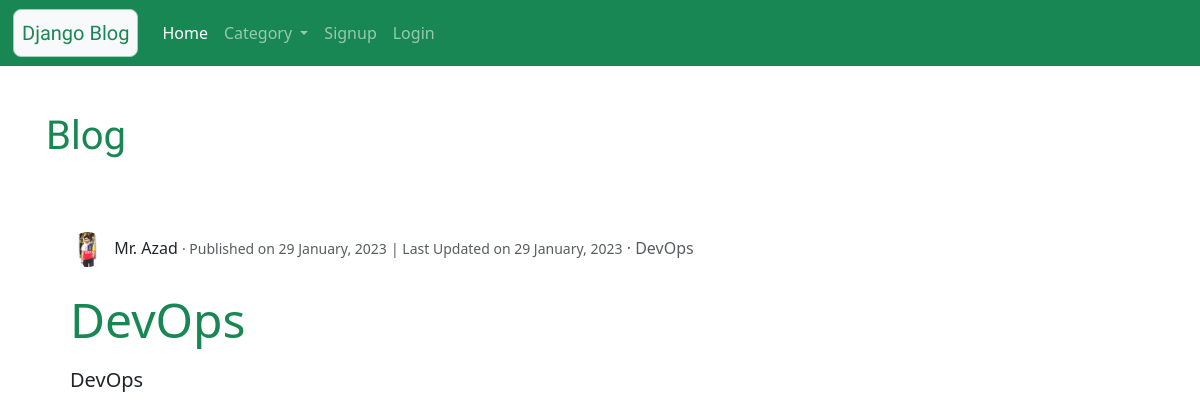
/blog/5, run on an earlier commit of the app's database.
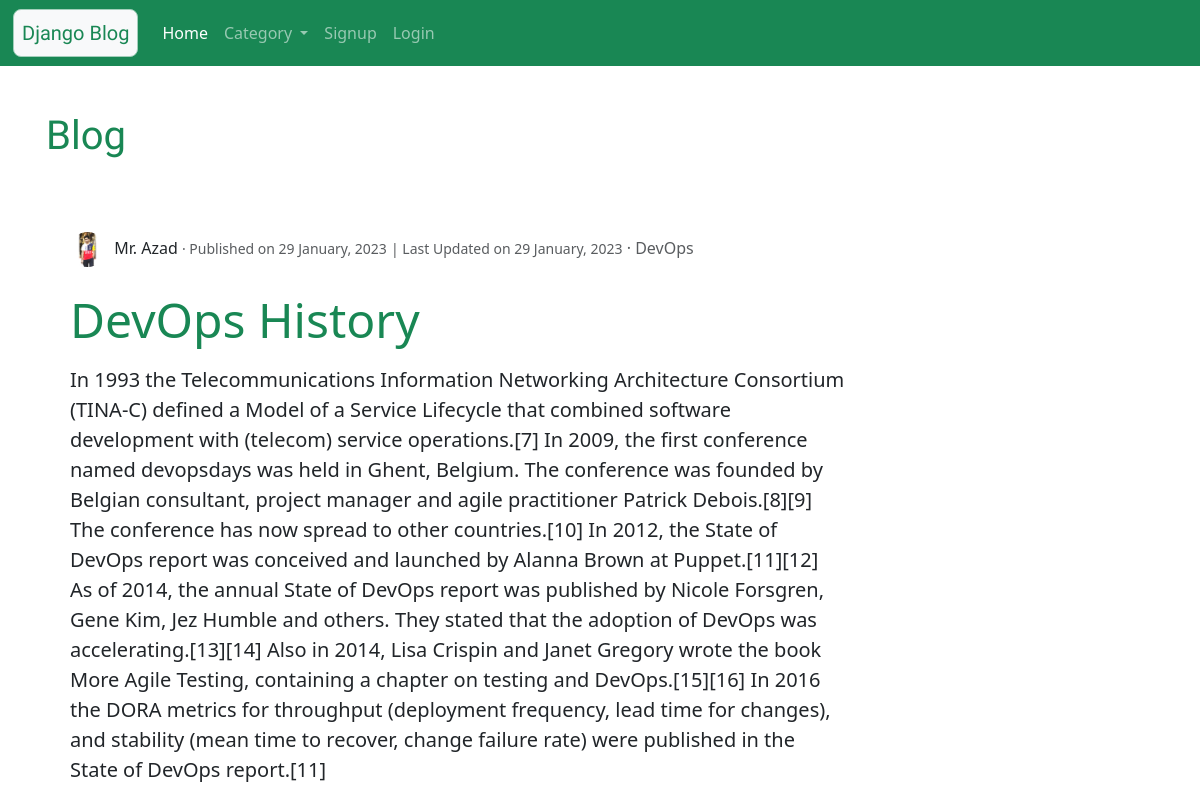
And on a later commit of the database.
### blog/models.py (models this page shows)
class Blog(models.Model):
    user = models.ForeignKey(User,on_delete=models.CASCADE)
    category = models.CharField(max_length=100, choices=category)
    title = models.CharField(max_length=150)
    description = models.TextField()
    create_at = models.DateTimeField(auto_now_add=True)
    update_at = models.DateTimeField(auto_now=True)

### user/models.py (models this page shows, shortened)
class Profile(models.Model):
    user = models.OneToOneField(User, on_delete=models.CASCADE)
    image = models.ImageField(default='default.jpg', upload_to='profile_pics')

### blog/views.py (the view)
# urls.py: path('blog/<int:id>', views.blog, name='blog'),
def blog(request, id):
    try:
        context = {
    'blog' : Blog.objects.get(pk=id),
    'all_blog' : Blog.objects.all(),
}
    except ObjectDoesNotExist:
            messages.warning(request, 'Blog Does Not Exist')
            return redirect('home')
    return render(request, 'blog/blog.html', context)

### template/blog/blog.html (shortened to what this page needs)
{% extends 'blog/base.html' %}
{% load static %}
{% block content %}
<div class="col-sm-9 p-3 my-5">
  <h1 class="text-success Rounded my-5">
    Blog
  </h1>
  <div class="jumbotron  px-4 py-4">
    <div class="">
      <img class="rounded-circle img-fluid article-img" src="{{ blog.user.profile.image.url }}">
      <a class="mr-2 disabled-link text-dark " href="{% url 'profile' blog.user.id %}">{{ blog.user.first_name }} {{ blog.user.last_name }}</a>
      <small class="text-muted"> &centerdot;  Published on {{ blog.create_at|date:"d F, Y" }}</small>
      <small class="text-muted"> &#124; Last Updated on {{ blog.update_at|date:"d F, Y" }}</small>
      <a class="text-muted disabled-link" href="{% url 'category' blog.category %}"> &centerdot; {{ blog.category }}</a>
    </div> <br>
    <p class="display-5 text-success">{{ blog.title }}</p>
    <p class="p-sa">{{blog.description}}</p>
  </div><br>
</div>
{% endblock content %}

What changed in the data, as far as the page shows it:
changed Blog "DevOps": title "DevOps" → "DevOps History"; description "DevOps" → "In 1993 the Telecommunications Information Networking Architecture Consortium (TINA-C) defined a Model of a Service Lifecycle that combined software development with (telecom) service operations.[7] In 2009, the first conference named devopsdays was held in Ghent, Belgium. The conference was founded by Belgian consultant, project manager and agile practitioner Patrick Debois.[8][9] The conference has now spread to other countries.[10] In 2012, the State of DevOps report was conceived and launched by Alanna Brown at Puppet.[11][12] As of 2014, the annual State of DevOps report was published by Nicole Forsgren, Gene Kim, Jez Humble and others. They stated that the adoption of DevOps was…"
